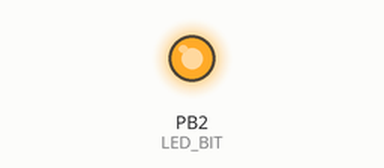
The program below on a simulated ATmega328P, built with avr-gcc and emulated at 16 MHz. Parts: output pins drawn as LEDs (lit = HIGH).

Above: at 0.2 s.
At 1.9 s:
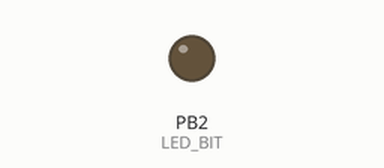
Timing chart, 0 to 3.0 s (numbered marks = the images above):
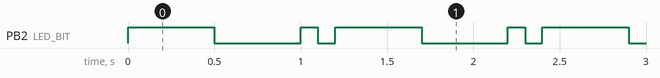

The program:

main.c
```c
/*
 * lab01_blink: 상태 LED(D10 = PB2) 깜박이기
 *
 * 배선: D10(PB2) -> 330 옴 -> LED 애노드(+), LED 캐소드(-) -> GND
 * 빌드: avr-gcc -mmcu=atmega328p -DF_CPU=16000000UL -Os main.c
 *
 * 데이터시트 읽는 순서 (ATmega328P 데이터시트, "I/O-Ports" 장):
 *   1) Pin Configurations: PB2 가 몇 번 핀이고 어떤 대체 기능(SS, OC1B)이 있는지 확인합니다.
 *   2) I/O-Ports > Ports as General Digital I/O: DDxn, PORTxn, PINxn 세 비트의 역할을 읽습니다.
 *        DDxn  = 1 이면 출력, 0 이면 입력
 *        PORTxn: 출력일 때 1 은 High, 0 은 Low (입력일 때는 풀업 on/off)
 *        PINxn : 핀의 실제 논리 값 (읽기 전용, 1 을 쓰면 PORTxn 이 반전됨)
 *   3) Register Description: DDRB, PORTB, PINB 의 주소와 초깃값(모두 0x00)을 확인합니다.
 *        리셋 직후 모든 핀은 입력(하이 임피던스) 상태입니다.
 *   4) Electrical Characteristics: 핀당 최대 전류(절대 최대 40 mA, 권장 20 mA)를 확인하고
 *        직렬 저항을 고릅니다. (5 V - 2 V) / 330 옴 = 약 9 mA 로 안전합니다.
 */
#include <avr/io.h>
#include <util/delay.h>   /* _delay_ms(): F_CPU 와 최적화(-Os)가 있어야 정확합니다 */

#define LED_DDR   DDRB
#define LED_PORT  PORTB
#define LED_PIN   PINB
#define LED_BIT   PB2      /* PB2 는 avr/io.h 에서 2 로 정의되어 있습니다 */

int main(void)
{
    /* 1. 방향 설정: DDRB 의 2번 비트만 1 로 만들어 PB2 를 출력으로 */
    LED_DDR |= (1 << LED_BIT);

    /* 2. 초기 상태: Low (LED 꺼짐) */
    LED_PORT &= (uint8_t)~(1 << LED_BIT);

    for (;;) {
        /* 방법 A: PORT 비트를 직접 켜고 끄기 */
        LED_PORT |= (1 << LED_BIT);              /* 켜기 */
        _delay_ms(500);
        LED_PORT &= (uint8_t)~(1 << LED_BIT);    /* 끄기 */
        _delay_ms(500);

        /* 방법 B: PIN 레지스터에 1 을 쓰면 해당 PORT 비트가 반전됩니다 (한 명령, sbi) */
        LED_PIN = (1 << LED_BIT);
        _delay_ms(100);
        LED_PIN = (1 << LED_BIT);
        _delay_ms(100);
    }
}
```

Measured:
- by itself, PB2 (LED_BIT): repeats every 1.2 s: LOW 0.50 s, HIGH 0.10 s, LOW 0.10 s, HIGH 0.50 s
- by itself, everything shown: repeats every 1.2 s, in 4 steps
